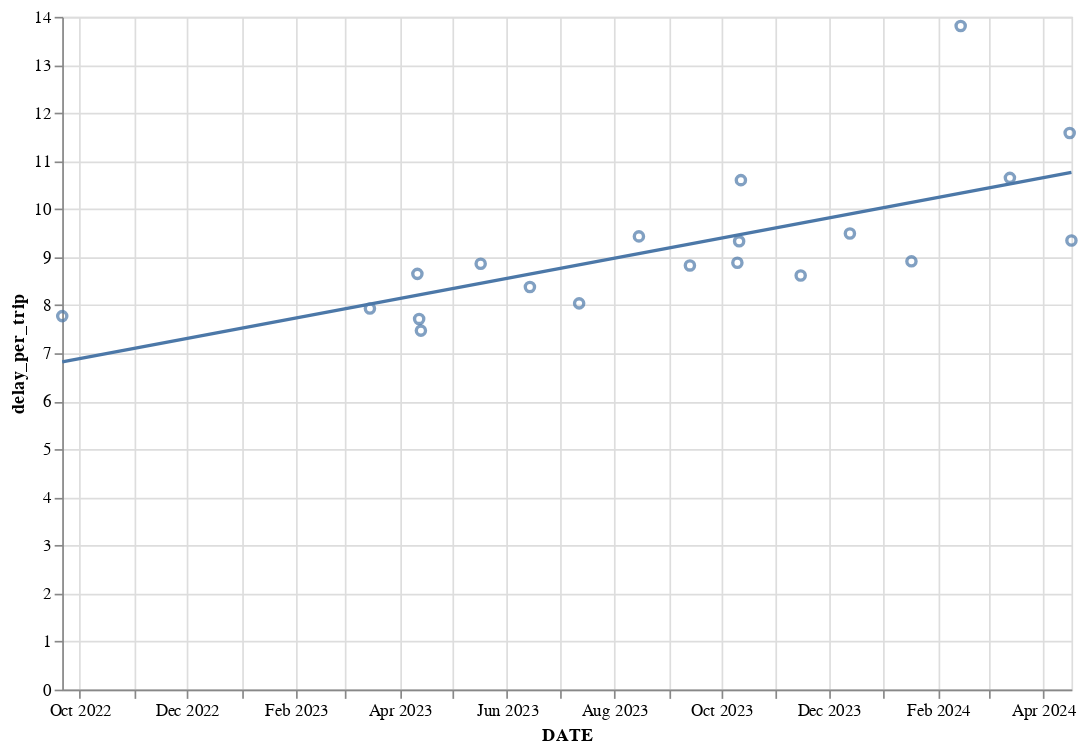

Notebook code cell kept with this figure:
### Code cell
chart = alt.Chart(lincoln_delay_df).mark_point().encode(
    x=alt.X('date:T', axis = alt.Axis(title = 'Date'.upper(), format = ("%b %Y"))),
    y='delay_per_trip'
).properties(width=600, height=400)

chart + chart.transform_regression('date', 'delay_per_trip').mark_line()

### Figure 1 — Vega-Lite specification as saved in the notebook (floating-point values rounded to 4 significant figures)
{"config": {"view": {"continuousWidth": 300, "continuousHeight": 300}}, "layer": [{"mark": {"type": "point"}, "encoding": {"x": {"axis": {"format": "%b %Y", "title": "DATE"}, "field": "date", "type": "temporal"}, "y": {"field": "delay_per_trip", "type": "quantitative"}}}, {"mark": {"type": "line"}, "encoding": {"x": {"axis": {"format": "%b %Y", "title": "DATE"}, "field": "date", "type": "temporal"}, "y": {"field": "delay_per_trip", "type": "quantitative"}}, "transform": [{"on": "date", "regression": "delay_per_trip"}]}], "data": {"name": "data-2c5db0ab9250ea3676f566617fe88af6"}, "height": 400, "width": 600, "$schema": "https://vega.github.io/schema/vega-lite/v5.14.1.json", "datasets": {"data-2c5db0ab9250ea3676f566617fe88af6": [{"date_str": "2022-09-21", "delay_minutes": 1415.0, "vp_trip_count": 182, "vp_pct_sched": 0.9286, "date": "2022-09-21T00:00:00", "weekday": "Wed", "delay_per_trip": 7.773}, {"date_str": "2023-03-15", "delay_minutes": 1237.0, "vp_trip_count": 156, "vp_pct_sched": 0.963, "date": "2023-03-15T00:00:00", "weekday": "Wed", "delay_per_trip": 7.93}, {"date_str": "2023-04-11", "delay_minutes": 1254.0, "vp_trip_count": 145, "vp_pct_sched": 0.8951, "date": "2023-04-11T00:00:00", "weekday": "Tue", "delay_per_trip": 8.651}, {"date_str": "2023-04-12", "delay_minutes": 1234.0, "vp_trip_count": 160, "vp_pct_sched": 0.9877, "date": "2023-04-12T00:00:00", "weekday": "Wed", "delay_per_trip": 7.713}, {"date_str": "2023-04-13", "delay_minutes": 1091.0, "vp_trip_count": 146, "vp_pct_sched": 0.9012, "date": "2023-04-13T00:00:00", "weekday": "Thu", "delay_per_trip": 7.471}, {"date_str": "2023-05-17", "delay_minutes": 1276.0, "vp_trip_count": 144, "vp_pct_sched": 0.8889, "date": "2023-05-17T00:00:00", "weekday": "Wed", "delay_per_trip": 8.862}, {"date_str": "2023-06-14", "delay_minutes": 1207.0, "vp_trip_count": 144, "vp_pct_sched": 0.8889, "date": "2023-06-14T00:00:00", "weekday": "Wed", "delay_per_trip": 8.379}, {"date_str": "2023-07-12", "delay_minutes": 1302.0, "vp_trip_count": 162, "vp_pct_sched": 1.0, "date": "2023-07-12T00:00:00", "weekday": "Wed", "delay_per_trip": 8.037}, {"date_str": "2023-08-15", "delay_minutes": 1509.0, "vp_trip_count": 160, "vp_pct_sched": 0.9877, "date": "2023-08-15T00:00:00", "weekday": "Tue", "delay_per_trip": 9.431}, {"date_str": "2023-09-13", "delay_minutes": 1298.0, "vp_trip_count": 147, "vp_pct_sched": 0.9074, "date": "2023-09-13T00:00:00", "weekday": "Wed", "delay_per_trip": 8.827}, {"date_str": "2023-10-10", "delay_minutes": 1359.0, "vp_trip_count": 153, "vp_pct_sched": 0.9444, "date": "2023-10-10T00:00:00", "weekday": "Tue", "delay_per_trip": 8.883}, {"date_str": "2023-10-11", "delay_minutes": 1465.0, "vp_trip_count": 157, "vp_pct_sched": 0.9691, "date": "2023-10-11T00:00:00", "weekday": "Wed", "delay_per_trip": 9.329}, {"date_str": "2023-10-12", "delay_minutes": 1611.0, "vp_trip_count": 152, "vp_pct_sched": 0.9383, "date": "2023-10-12T00:00:00", "weekday": "Thu", "delay_per_trip": 10.6}, {"date_str": "2023-11-15", "delay_minutes": 1301.0, "vp_trip_count": 151, "vp_pct_sched": 0.9321, "date": "2023-11-15T00:00:00", "weekday": "Wed", "delay_per_trip": 8.617}, {"date_str": "2023-12-13", "delay_minutes": 1471.0, "vp_trip_count": 155, "vp_pct_sched": 0.9568, "date": "2023-12-13T00:00:00", "weekday": "Wed", "delay_per_trip": 9.49}, {"date_str": "2024-01-17", "delay_minutes": 1283.0, "vp_trip_count": 144, "vp_pct_sched": 0.8889, "date": "2024-01-17T00:00:00", "weekday": "Wed", "delay_per_trip": 8.912}, {"date_str": "2024-02-14", "delay_minutes": 2099.0, "vp_trip_count": 152, "vp_pct_sched": 0.9383, "date": "2024-02-14T00:00:00", "weekday": "Wed", "delay_per_trip": 13.81}, {"date_str": "2024-03-13", "delay_minutes": 1629.0, "vp_trip_count": 153, "vp_pct_sched": 0.9444, "date": "2024-03-13T00:00:00", "weekday": "Wed", "delay_per_trip": 10.65}, {"date_str": "2024-04-16", "delay_minutes": 1587.0, "vp_trip_count": 137, "vp_pct_sched": 0.8457, "date": "2024-04-16T00:00:00", "weekday": "Tue", "delay_per_trip": 11.58}, {"date_str": "2024-04-17", "delay_minutes": 1252.0, "vp_trip_count": 134, "vp_pct_sched": 0.8272, "date": "2024-04-17T00:00:00", "weekday": "Wed", "delay_per_trip": 9.345}]}}
